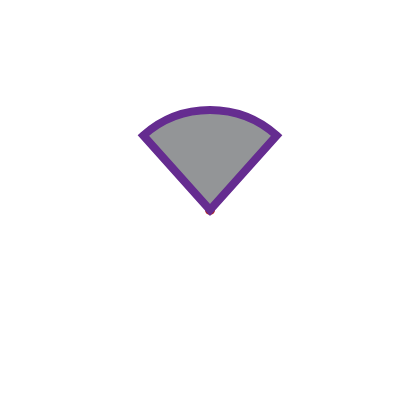

Describe this chart as a Vega-Lite specification.
### Vega specification from a JSON file in a GitHub repository (floating-point values rounded to 4 significant figures)
{"$schema": "https://vega.github.io/schema/vega/v3.0.json", "width": 200, "height": 200, "padding": 5, "signals": [{"name": "startAngle", "value": -0.73, "bind": {"input": "range", "min": -6.28, "max": 6.28}}, {"name": "endAngle", "value": 0.73, "bind": {"input": "range", "min": -6.28, "max": 6.28}}, {"name": "padAngle", "value": 0, "bind": {"input": "range", "min": 0, "max": 1.57}}, {"name": "innerRadius", "value": 0, "bind": {"input": "range", "min": 0, "max": 100, "step": 1}}, {"name": "outerRadius", "value": 50, "bind": {"input": "range", "min": 0, "max": 100, "step": 1}}, {"name": "cornerRadius", "value": 0, "bind": {"input": "range", "min": 0, "max": 50, "step": 1}}, {"name": "strokeWidth", "value": 4, "bind": {"input": "range", "min": 0, "max": 10, "step": 0.5}}, {"name": "color", "value": "both", "bind": {"input": "radio", "options": ["fill", "stroke", "both"]}}, {"name": "x", "value": 100}, {"name": "y", "value": 100}], "marks": [{"type": "symbol", "interactive": false, "encode": {"enter": {"fill": {"value": "firebrick"}, "size": {"value": 25}}, "update": {"x": {"signal": "x"}, "y": {"signal": "y"}}}}, {"type": "arc", "encode": {"enter": {"fill": {"value": "#939597"}, "stroke": {"value": "#652c90"}}, "update": {"x": {"signal": "x"}, "y": {"signal": "y"}, "startAngle": {"signal": "startAngle"}, "endAngle": {"signal": "endAngle"}, "innerRadius": {"signal": "innerRadius"}, "outerRadius": {"signal": "outerRadius"}, "cornerRadius": {"signal": "cornerRadius"}, "padAngle": {"signal": "padAngle"}, "strokeWidth": {"signal": "strokeWidth"}, "opacity": {"value": 1}, "fillOpacity": {"signal": "color === 'fill' || color === 'both' ? 1 : 0"}, "strokeOpacity": {"signal": "color === 'stroke' || color === 'both' ? 1 : 0"}}, "hover": {"opacity": {"value": 0.5}}}}]}
